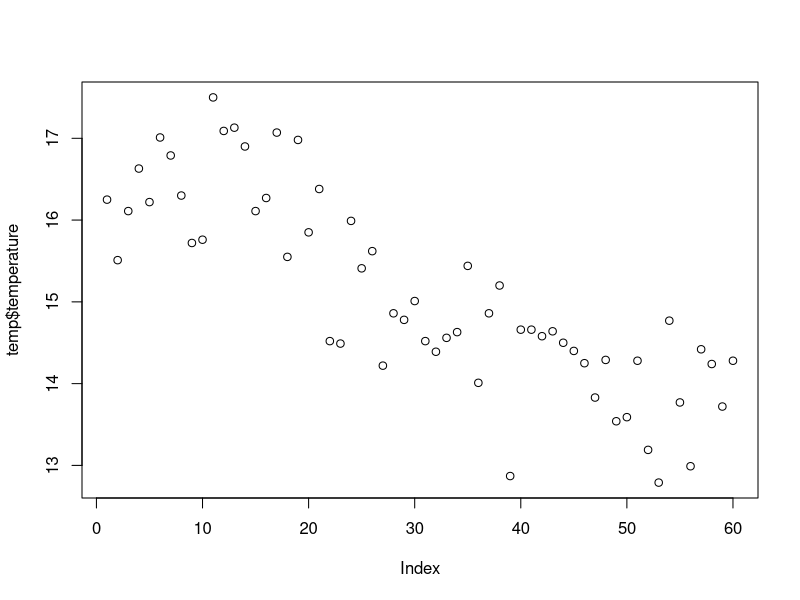

Recreate this plot in R. (Note: this script raises an error after producing the figure.)
#######################################################
# Project : Cours d'ecologie des communautés
# Script : 10.controle_continu_raw.datasets
# Realiser un contrôle continu automatisé
# Authors : Guillaume Papuga
# Last update : 26 novembre 2021
#######################################################

#####
# 0. Upload data
#####
# Packages
library(tidyverse)
library(here)

# Student database
# std.data = 

# Subject characteristics
subj = read.csv(here::here("data", "cc1", "tab.sujets.csv"), 
                           header = T, row.names = 1, sep = ",", dec = ".")

#####
# 2. Generating datasets
#####

### Start the loop
# nb.dataset = length(unique(std.data$equipe))

for (i in 1:3){
  ### Generate
  # Submatrix for site 1
  study = subj[i,]
  
  # Empty matrix
  mat = as.data.frame(matrix (data = NA,
                              nrow = 60,
                              ncol = 0))
  
  ############################# 1. sites #############################
  site = c(as.character (rep (study$zones1, 10)),
           as.character (rep (study$zones2, 10)),
           as.character (rep (study$zones3, 10)),
           as.character (rep (study$zones4, 10)),
           as.character (rep (study$zones5, 10)),
           as.character (rep (study$zones6, 10)))
  
  mat = cbind (mat, site)
  
  ############################# 2. traitement ##########################
  traitement = matrix(ncol = 1, nrow = 60, data = c(c(rep (1, 10), # generate the ordering sequence
                                                      rep (2, 10), 
                                                      rep (3, 10), 
                                                      rep (4, 10), 
                                                      rep (5, 10), 
                                                      rep (6, 10))))
  
  attrib.tr = sample(1:6, 6, replace = FALSE) # generate a random vector of order
  
  traitement = as.data.frame(traitement) %>%
    arrange (factor(traitement[,1], levels = attrib.tr)) %>% # create a random order
    mutate (value = as.factor(c(rep("oui", 30),  # generate the 1-0 data
                                rep("non",30)))) %>%
    arrange (desc(V1)) %>% # reorder
    select (-V1) # delete the order columns
  
  names(traitement) = as.character(study$traitement) # automatically change the name
  mat = cbind(mat, traitement)
  
  ############################# 3. Variable continue 1 #############################
  var.c = as.data.frame(rnorm(n = 60, 
                              mean = study$var.cont_val, 
                              sd = study$var.cont_val*0.10))
  names(var.c) = as.character(study$var.cont_name)
  mat = cbind(mat, var.c)
  
  ############################# 4. Variable continue 2 : température ###############
  # generate a random trend
  temp.dens = dnorm(seq(1, 60, by = 1), # sequence all data from 1 to 60
                    mean = sample(1:60, 1), # chose one value as the peak
                    sd = sample(1:15, 1)) # define a more or less large effect
  temp.trend =  temp.dens * (study$temp_val*0.2 / max(temp.dens)) # max de la tendance à 20% de la moyenne
  
  # generate some noise
  temp.noise = as.data.frame(rnorm(n = 60,
                                   mean = study$temp_val, # valeur moyenne du tableau
                                   sd = study$temp_val*0.05)) # ecart type de 5% autour de la moyenne
  
  # combine the two series
  temp = as.data.frame(round(temp.trend + temp.noise[,1], 2))
  names(temp) = "temperature"
  mat = cbind(mat, temp)
  plot(temp$temperature)
  
  ############################# 5. Les espèces #############################
  ######## sp1 ########
  # sp1 > pic d'abondance sur une serie
  mean_ab.sp1 = study$abun.moy * (runif(1, min=0.1, max=1.5)) # abondance moyenne de l'espece entre 10 et 150%
  
  # generate a trend
  sp1.dens = dnorm(seq(1, 60, by = 1), # sequence all data from 1 to 60
                   mean = sample(1:60, 1), # chose one value as the peak
                   sd = sample(1:15, 1)) # define a more or less large effect
  sp1.trend =  sp1.dens * (mean_ab.sp1*0.40 / max(sp1.dens)) # transform the density into a realistic value (la valeur max s'écarte de 40% de la moyenne)
  
  # generate some noise
  sp1.noise = as.data.frame(rnorm(n = 60,
                                  mean = mean_ab.sp1, 
                                  sd = mean_ab.sp1*0.1)) # ecart type de 10% de la moyenne
  
  # combine the two series
  sp1 = as.data.frame(round(abs(sp1.trend + sp1.noise[,1]), 0))
  names(sp1) = "sp1"
  
  ######## sp2 ########
  # sp2 > random rare
  mean_ab.sp2 = study$abun.moy * (runif(1, min=0.01, max=0.2)) # abondance moyenne de l'espece à 10-20% de la valeur moyenne
  
  # generate some noise
  sp2 = as.data.frame(round(abs(rnorm(n = 60,
                                      mean = mean_ab.sp2, 
                                      sd = mean_ab.sp2*0.5)), 0))
  
  # combine the two series
  names(sp2) = "sp2"
  
  ######## sp3 ########
  # sp3 > negative linear trend
  mean_ab.sp3 = study$abun.moy * (runif(1, min=0.1, max=3)) # definit abondance moyenne de l'espece
  
  # generate a trend
  slp = -0.15 # pente de la tendance
  sp3.trend = seq((1-slp):(1+slp), length.out = 60, by = ((2 * slp)/(60 - 1)))
  
  # generate some noise
  sp3.noise = as.data.frame(rnorm(n = 60,
                                  mean = mean_ab.sp3, 
                                  sd = mean_ab.sp3*0.05))
  
  # combine the two series
  sp3 = as.data.frame(round(abs(sp3.trend * sp3.noise[,1]), 0))
  names(sp3) = "sp3"
  
  ######## sp4 ########
  # sp4 > pic d'abondance sur une serie
  mean_ab.sp4 = study$abun.moy * (runif(1, min=0.5, max=0.8)) # abondance moyenne de l'espece entre 50 et 80% de l'abondance cible
  
  # generate a trend
  sp4.dens = dnorm(seq(1, 60, by = 1), # sequence all data from 1 to 60
                   mean = sample(1:60, 1), # chose one value as the peak
                   sd = sample(1:15, 1)) # define a more or less large effect
  sp4.trend =  sp4.dens * (mean_ab.sp4*0.30 / max(sp4.dens)) # transform the density into a realistic value (la valeur max s'écarte de 30% de la moyenne)
  
  # generate some noise
  sp4.noise = as.data.frame(rnorm(n = 60,
                                  mean = mean_ab.sp4, 
                                  sd = mean_ab.sp4*0.05))
  
  # combine the two series
  sp4 = as.data.frame(round(abs(sp4.trend + sp4.noise[,1]), 0))
  names(sp4) = "sp4"
  
  ######## sp5 ########
  # sp5 > random rare
  mean_ab.sp5 = study$abun.moy * (runif(1, min=0.005, max=0.2)) # abondance moyenne de l'espece
  
  # generate some noise
  sp5 = as.data.frame(round(abs(rnorm(n = 60,
                                      mean = mean_ab.sp5, 
                                      sd = mean_ab.sp5*0.5)), 0)) # espèce rare donne des valeurs négatives, supprimer par ABS
  
  
  # combine the two series
  names(sp5) = "sp5"
  
  ######## sp6 ########
  # sp6 > positive linear trend
  
  mean_ab.sp6 = study$abun.moy * (runif(1, min=0.1, max=2)) # definit abondance moyenne de l'espece
  
  # generate a trend
  slp = 0.1
  sp6.trend = seq((1-slp):(1+slp), length.out = 60, by = ((2 * slp)/(60 - 1)))
  
  # generate some noise
  sp6.noise = as.data.frame(rnorm(n = 60,
                                  mean = mean_ab.sp6, 
                                  sd = mean_ab.sp6*0.05))
  
  # combine the two series
  sp6 = as.data.frame(round(abs(sp6.trend * sp6.noise[,1]), 0))
  names(sp6) = "sp6"
  
  ######## sp7 ########
  # sp7 > random rare
  mean_ab.sp7 = study$abun.moy * (runif(1, min=0.1, max=0.3)) # abondance moyenne de l'espece
  
  # generate some noise
  sp7 = as.data.frame(round(abs(rnorm(n = 60,
                                      mean = mean_ab.sp7, 
                                      sd = mean_ab.sp7*0.5)), 0)) # espèce rare donne des valeurs négatives, supprimer par un ABS
  
  # combine the two series
  names(sp7) = "sp7"
  
  
  ######## sp8 ########
  # sp8 > random rare
  mean_ab.sp8 = study$abun.moy * (runif(1, min=0.3, max=0.4)) # abondance moyenne de l'espece
  mean_ab.sp8
  
  # generate some noise
  sp8 = as.data.frame(round(abs(rnorm(n = 60,
                                      mean = mean_ab.sp8, 
                                      sd = mean_ab.sp8*0.5)), 0)) # espèce rare donne des valeurs négatives, supprimer par un ABS
  
  # combine the two series
  names(sp8) = "sp8"
  
  ############################## Synthese #############################
  mat.complet = mat %>%
    arrange(mat[,2]) %>% # use the second column to sort the dataset before pasting the species
    mutate(sp1, sp2, sp3, sp4, sp5, sp6, sp7, sp8) %>%
    arrange(site)
  
  ############################# Save as CSV file ########################
  write.csv(x = mat.complet,
            file = here::here("data", "cc1", "2022", "raw.datasets", paste(row.names(study), ".csv", sep = "")))
  
} ## loop end here


### plots
boxplot (sp8~ peche, data = mat.complet, 
         main = "sp8")
plot(sp8~salinite, data = mat.complet)

